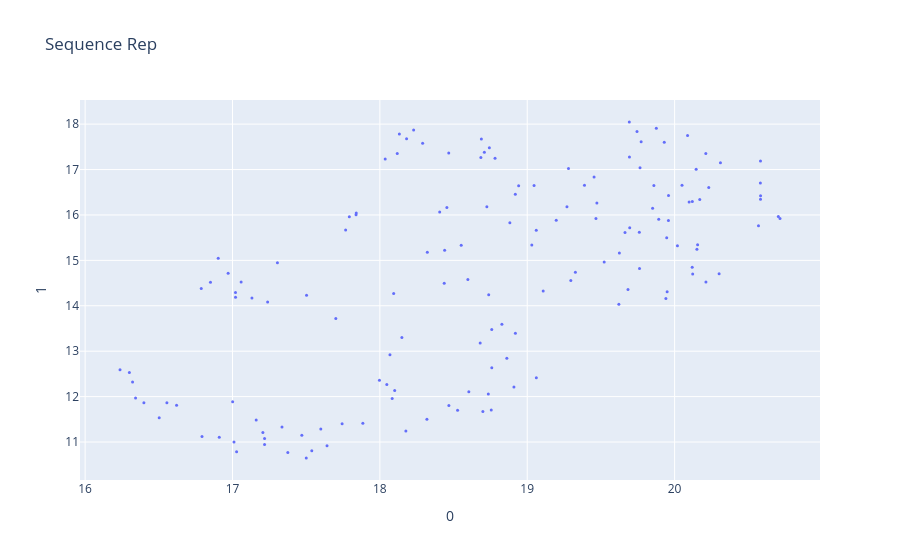
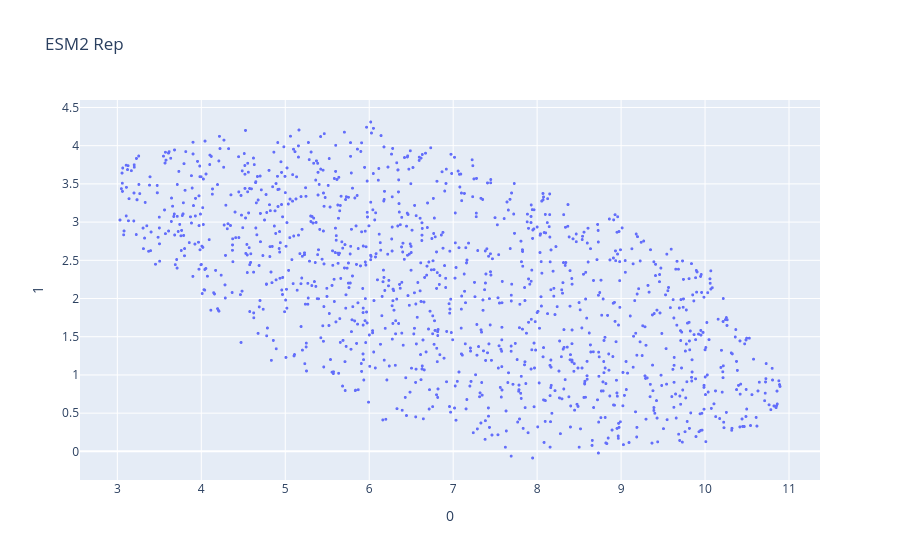

The notebook cell saved with these charts, in order:
### Code cell
umap = UMAP(n_components=2)
example = var_data["embeddings"][0]

sequence_umap = umap.fit_transform(example)
esm_umap = umap.fit_transform(example.T)

sequence_rep = px.scatter(sequence_umap, x=0,y=1, title="Sequence Rep")
sequence_rep.update_traces(marker_size=3)
esm_rep = px.scatter(esm_umap, x=0,y=1, title="ESM2 Rep")
esm_rep.update_traces(marker_size=3)

sequence_rep.show()
esm_rep.show()

### Figure 1 — Plotly figure (JSON) as saved in the notebook; plotly's stock layout.template omitted (floating-point values rounded to 4 significant figures; data arrays with more than 128 entries replaced by an {"elided": "..."} marker saying what was removed)
{"data": [{"hovertemplate": "0=%{x}<br>1=%{y}<extra></extra>", "legendgroup": "", "marker": {"color": "#636efa", "size": 3, "symbol": "circle"}, "mode": "markers", "name": "", "orientation": "v", "showlegend": false, "type": "scatter", "x": {"elided": "148 float values"}, "xaxis": "x", "y": {"elided": "148 float values"}, "yaxis": "y"}], "layout": {"legend": {"tracegroupgap": 0}, "title": {"text": "Sequence Rep"}, "xaxis": {"anchor": "y", "domain": [0, 1], "title": {"text": "0"}}, "yaxis": {"anchor": "x", "domain": [0, 1], "title": {"text": "1"}}}}

### Figure 2 — Plotly figure (JSON) as saved in the notebook; plotly's stock layout.template omitted (floating-point values rounded to 4 significant figures; data arrays with more than 128 entries replaced by an {"elided": "..."} marker saying what was removed)
{"data": [{"hovertemplate": "0=%{x}<br>1=%{y}<extra></extra>", "legendgroup": "", "marker": {"color": "#636efa", "size": 3, "symbol": "circle"}, "mode": "markers", "name": "", "showlegend": false, "type": "scattergl", "x": {"elided": "1280 float values"}, "xaxis": "x", "y": {"elided": "1280 float values"}, "yaxis": "y"}], "layout": {"legend": {"tracegroupgap": 0}, "title": {"text": "ESM2 Rep"}, "xaxis": {"anchor": "y", "domain": [0, 1], "title": {"text": "0"}}, "yaxis": {"anchor": "x", "domain": [0, 1], "title": {"text": "1"}}}}
